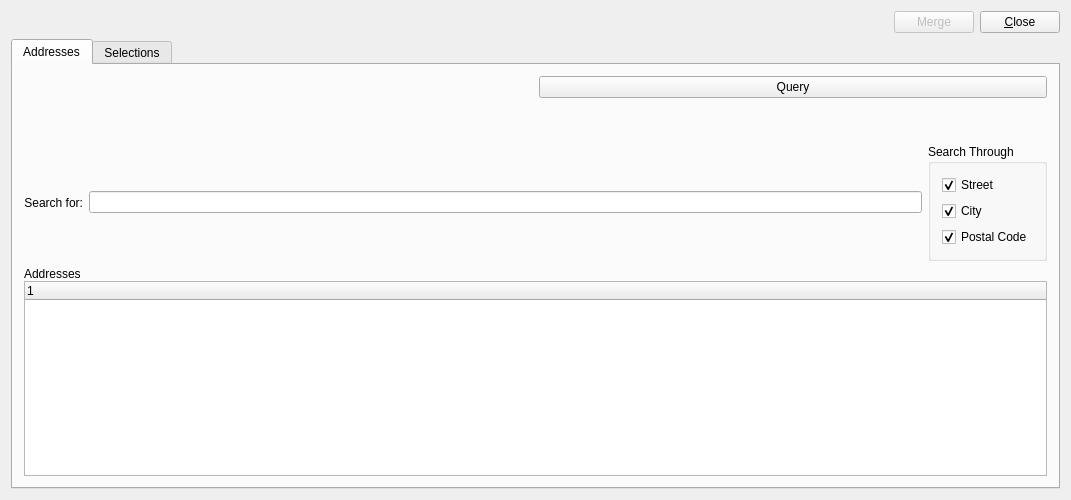
<?xml version="1.0" encoding="UTF-8"?>
<ui version="4.0">
 <comment>This file is part of the xTuple ERP: PostBooks Edition, a free and
open source Enterprise Resource Planning software suite,
Copyright (c) 1999-2018 by OpenMFG LLC, d/b/a xTuple.
It is licensed to you under the Common Public Attribution License
version 1.0, the full text of which (including xTuple-specific Exhibits)
is available at www.xtuple.com/CPAL.  By using this software, you agree
to be bound by its terms.</comment>
 <class>addressMerge</class>
 <widget class="QWidget" name="addressMerge">
  <property name="geometry">
   <rect>
    <x>0</x>
    <y>0</y>
    <width>1071</width>
    <height>500</height>
   </rect>
  </property>
  <property name="windowTitle">
   <string>Address Merge Utility</string>
  </property>
  <layout class="QGridLayout" name="gridLayout_8">
   <item row="0" column="0">
    <layout class="QHBoxLayout" name="horizontalLayout_4">
     <item>
      <spacer name="horizontalSpacer_5">
       <property name="orientation">
        <enum>Qt::Horizontal</enum>
       </property>
       <property name="sizeHint" stdset="0">
        <size>
         <width>40</width>
         <height>20</height>
        </size>
       </property>
      </spacer>
     </item>
     <item>
      <widget class="QPushButton" name="_process">
       <property name="enabled">
        <bool>false</bool>
       </property>
       <property name="text">
        <string>Merge</string>
       </property>
      </widget>
     </item>
     <item>
      <widget class="QPushButton" name="_close">
       <property name="text">
        <string>&amp;Close</string>
       </property>
      </widget>
     </item>
    </layout>
   </item>
   <item row="1" column="0">
    <widget class="QTabWidget" name="_tab">
     <property name="currentIndex">
      <number>0</number>
     </property>
     <widget class="QWidget" name="_addrTab">
      <attribute name="title">
       <string>Addresses</string>
      </attribute>
      <layout class="QGridLayout" name="gridLayout_9">
       <item row="1" column="0">
        <layout class="QHBoxLayout" name="horizontalLayout">
         <item>
          <widget class="ParameterWidget" name="_filter">
           <property name="maximumSize">
            <size>
             <width>16777215</width>
             <height>250</height>
            </size>
           </property>
          </widget>
         </item>
         <item>
          <layout class="QVBoxLayout">
           <item>
            <widget class="QPushButton" name="_query">
             <property name="text">
              <string>Query</string>
             </property>
             <property name="default">
              <bool>false</bool>
             </property>
            </widget>
           </item>
           <item>
            <spacer name="verticalSpacer">
             <property name="orientation">
              <enum>Qt::Vertical</enum>
             </property>
             <property name="sizeType">
              <enum>QSizePolicy::Maximum</enum>
             </property>
             <property name="sizeHint" stdset="0">
              <size>
               <width>20</width>
               <height>40</height>
              </size>
             </property>
            </spacer>
           </item>
          </layout>
         </item>
        </layout>
       </item>
       <item row="2" column="0">
        <layout class="QHBoxLayout" name="horizontalLayout_3">
         <item>
          <widget class="QLabel" name="_searchLit">
           <property name="text">
            <string>Search for:</string>
           </property>
           <property name="alignment">
            <set>Qt::AlignRight|Qt::AlignTrailing|Qt::AlignVCenter</set>
           </property>
          </widget>
         </item>
         <item>
          <widget class="XLineEdit" name="_search"/>
         </item>
         <item>
          <widget class="QGroupBox" name="_searchGroup">
           <property name="title">
            <string>Search Through</string>
           </property>
           <layout class="QVBoxLayout" name="verticalLayout">
            <item>
             <widget class="XCheckBox" name="_searchStreet">
              <property name="text">
               <string>Street</string>
              </property>
              <property name="checked">
               <bool>true</bool>
              </property>
              <property name="forgetful">
               <bool>true</bool>
              </property>
             </widget>
            </item>
            <item>
             <widget class="XCheckBox" name="_searchCity">
              <property name="text">
               <string>City</string>
              </property>
              <property name="checked">
               <bool>true</bool>
              </property>
              <property name="forgetful">
               <bool>true</bool>
              </property>
             </widget>
            </item>
            <item>
             <widget class="XCheckBox" name="_searchPostal">
              <property name="text">
               <string>Postal Code</string>
              </property>
              <property name="checked">
               <bool>true</bool>
              </property>
              <property name="forgetful">
               <bool>true</bool>
              </property>
             </widget>
            </item>
           </layout>
          </widget>
         </item>
        </layout>
       </item>
       <item row="5" column="0">
        <layout class="QVBoxLayout" name="verticalLayout_4">
         <property name="spacing">
          <number>0</number>
         </property>
         <item>
          <widget class="QLabel" name="label">
           <property name="text">
            <string>Addresses</string>
           </property>
          </widget>
         </item>
         <item>
          <widget class="QFrame" name="_frame">
           <property name="sizePolicy">
            <sizepolicy hsizetype="Preferred" vsizetype="Expanding">
             <horstretch>0</horstretch>
             <verstretch>1</verstretch>
            </sizepolicy>
           </property>
           <property name="frameShape">
            <enum>QFrame::NoFrame</enum>
           </property>
           <property name="frameShadow">
            <enum>QFrame::Raised</enum>
           </property>
           <layout class="QGridLayout" name="gridLayout_3">
            <property name="leftMargin">
             <number>0</number>
            </property>
            <property name="topMargin">
             <number>0</number>
            </property>
            <property name="rightMargin">
             <number>0</number>
            </property>
            <property name="bottomMargin">
             <number>0</number>
            </property>
            <item row="1" column="0">
             <widget class="XTreeWidget" name="_addr">
              <property name="sizePolicy">
               <sizepolicy hsizetype="Expanding" vsizetype="Expanding">
                <horstretch>0</horstretch>
                <verstretch>2</verstretch>
               </sizepolicy>
              </property>
              <property name="toolTip">
               <string>Right click for selection options</string>
              </property>
             </widget>
            </item>
           </layout>
          </widget>
         </item>
        </layout>
       </item>
      </layout>
     </widget>
     <widget class="QWidget" name="_selTab">
      <attribute name="title">
       <string>Selections</string>
      </attribute>
      <layout class="QGridLayout" name="gridLayout_7">
       <item row="0" column="0">
        <widget class="QGroupBox" name="_sourceGroup">
         <property name="sizePolicy">
          <sizepolicy hsizetype="Preferred" vsizetype="Expanding">
           <horstretch>0</horstretch>
           <verstretch>1</verstretch>
          </sizepolicy>
         </property>
         <property name="title">
          <string>Source Addresses</string>
         </property>
         <layout class="QGridLayout" name="gridLayout">
          <item row="0" column="0">
           <widget class="XTreeWidget" name="_srcaddr">
            <property name="toolTip">
             <string>Right click for selection options</string>
            </property>
           </widget>
          </item>
         </layout>
        </widget>
       </item>
       <item row="1" column="0">
        <widget class="QGroupBox" name="_targetGroup">
         <property name="title">
          <string>Target Address</string>
         </property>
         <layout class="QGridLayout" name="gridLayout_2">
          <item row="0" column="0">
           <layout class="QVBoxLayout" name="verticalLayout_2">
            <item>
             <widget class="AddressCluster" name="_target">
              <property name="enabled">
               <bool>false</bool>
              </property>
             </widget>
            </item>
           </layout>
          </item>
         </layout>
        </widget>
       </item>
      </layout>
     </widget>
    </widget>
   </item>
  </layout>
 </widget>
 <layoutdefault spacing="6" margin="11"/>
 <customwidgets>
  <customwidget>
   <class>AddressCluster</class>
   <extends>QWidget</extends>
   <header>addresscluster.h</header>
  </customwidget>
  <customwidget>
   <class>ParameterWidget</class>
   <extends>QWidget</extends>
   <header>parameterwidget.h</header>
  </customwidget>
  <customwidget>
   <class>XCheckBox</class>
   <extends>QCheckBox</extends>
   <header>xcheckbox.h</header>
  </customwidget>
  <customwidget>
   <class>XLineEdit</class>
   <extends>QLineEdit</extends>
   <header>xlineedit.h</header>
   <container>1</container>
  </customwidget>
  <customwidget>
   <class>XTreeWidget</class>
   <extends>QTreeWidget</extends>
   <header>xtreewidget.h</header>
   <container>1</container>
  </customwidget>
 </customwidgets>
 <resources/>
 <connections/>
</ui>
